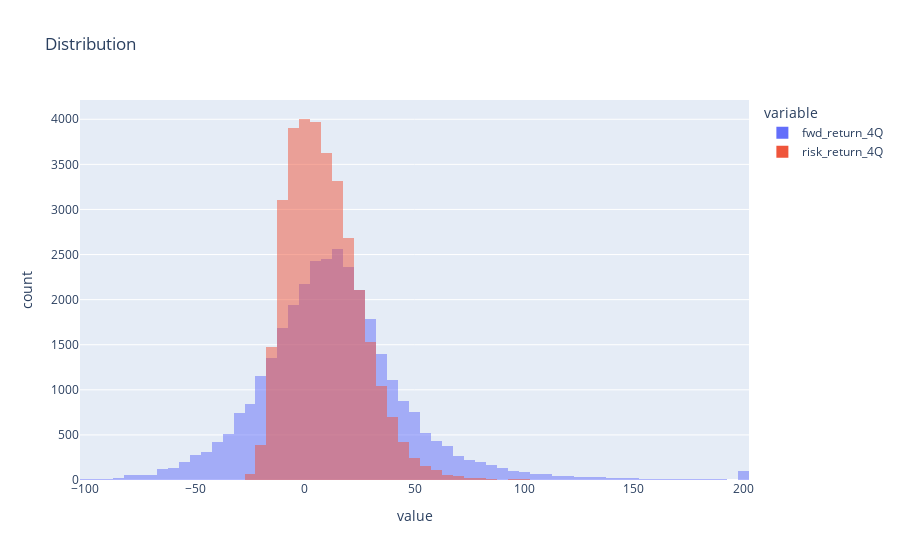

The notebook cell saved with this chart:
### Code cell
df = data.with_columns(
    pl.col("fwd_return_4Q").clip(-200, 200).alias("fwd_return_4Q"),
    pl.col("risk_return_4Q").clip(-100, 100).alias("risk_return_4Q"),
)
fig = px.histogram(
    df, x=["fwd_return_4Q", "risk_return_4Q"], title="Distribution", nbins=100, barmode="overlay"
)
fig.show()

### Figure 1 — Plotly figure (JSON) as saved in the notebook; plotly's stock layout.template omitted (floating-point values rounded to 4 significant figures; data arrays with more than 128 entries replaced by an {"elided": "..."} marker saying what was removed)
{"data": [{"alignmentgroup": "True", "bingroup": "x", "hovertemplate": "variable=fwd_return_4Q<br>value=%{x}<br>count=%{y}<extra></extra>", "legendgroup": "fwd_return_4Q", "marker": {"color": "#636efa", "opacity": 0.5, "pattern": {"shape": ""}}, "name": "fwd_return_4Q", "nbinsx": 100, "offsetgroup": "fwd_return_4Q", "orientation": "v", "showlegend": true, "type": "histogram", "x": {"elided": "35202 float values"}, "xaxis": "x", "yaxis": "y"}, {"alignmentgroup": "True", "bingroup": "x", "hovertemplate": "variable=risk_return_4Q<br>value=%{x}<br>count=%{y}<extra></extra>", "legendgroup": "risk_return_4Q", "marker": {"color": "#EF553B", "opacity": 0.5, "pattern": {"shape": ""}}, "name": "risk_return_4Q", "nbinsx": 100, "offsetgroup": "risk_return_4Q", "orientation": "v", "showlegend": true, "type": "histogram", "x": {"elided": "35202 float values"}, "xaxis": "x", "yaxis": "y"}], "layout": {"barmode": "overlay", "legend": {"title": {"text": "variable"}, "tracegroupgap": 0}, "title": {"text": "Distribution"}, "xaxis": {"anchor": "y", "domain": [0, 1], "title": {"text": "value"}}, "yaxis": {"anchor": "x", "domain": [0, 1], "title": {"text": "count"}}}}
